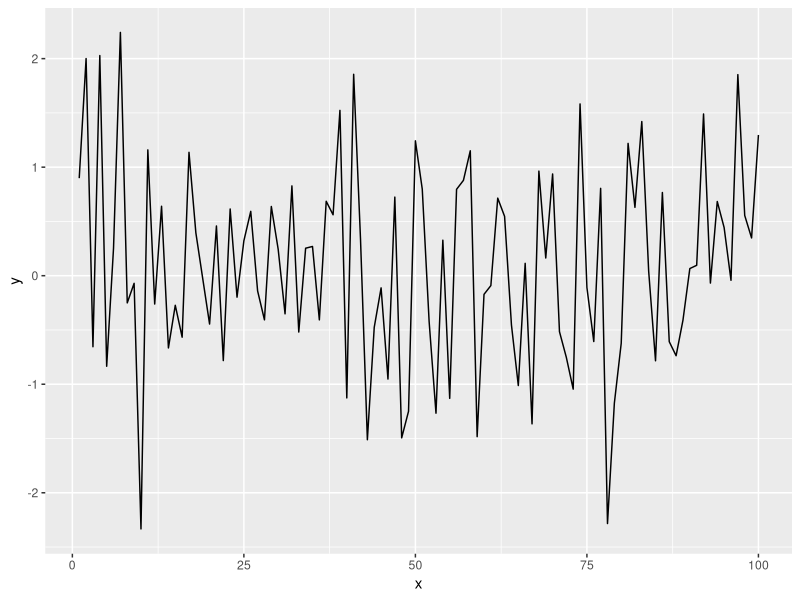

Write the R code that produced this figure.
## ---- chunk 1
library(tidyverse)
## ---- chunk 2
x = seq(1:100)
y = rnorm(100)
dat = data.frame(x, y)
ggplot(dat, aes(x = x, y = y)) +
geom_line()
